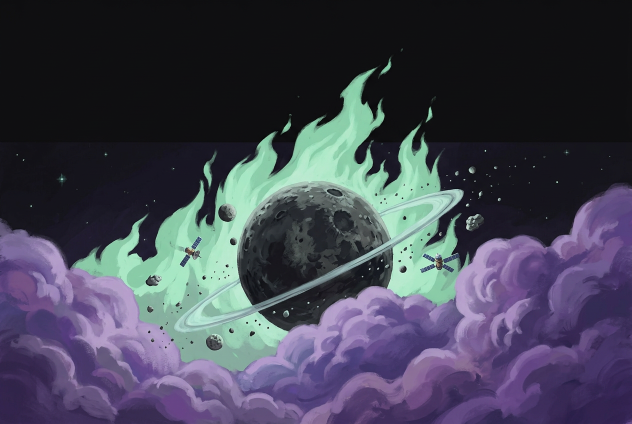
#> input picture assets/images/sky-src.png, 1264 x 848 px, found by its file name (shown at 1/2 size)
$ python build_assets.py
#> lines starting #> are read from the running program, lines starting #| are printed output that depends on the picture
#!/usr/bin/env python3
"""Build the Orbit background artwork assets:

  * assets/video/sky.mp4  1664x1248, 9 s, silent, seamless loop (slow push-in,
                          drifting moons, twinkling stars)
  * assets/images/sky.webp 1536x1024 still of the same artwork (poster/fallback)

The source is assets/images/sky-src.png, a painterly illustration whose pure
black sky band is cut off so the artwork line sits at y=499 of the 1248px frame
(i.e. right below the hero copy at 1563x1006).
"""
import math
import subprocess
import sys

import numpy as np
from PIL import Image, ImageFilter

ROOT = "/home/user/telegram-user-bot"
SRC = f"{ROOT}/assets/images/sky-src.png"
OUT_VIDEO = f"{ROOT}/assets/video/sky.mp4"
OUT_STILL = f"{ROOT}/assets/images/sky.webp"
FFMPEG = "ffmpeg"  # any ffmpeg build with libx264 (piped rawvideo in, h264 out)

W, H = 1664, 1248          # video frame, per spec
FPS = 25
DUR = 9.0                  # seconds
NFRAMES = int(FPS * DUR)   # 225
HORIZON = 499              # illustration line: black band is the top 40%
CROP_TOP = 150             # rows of the source kept (keeps the flame tips)
FADE = 205                 # rows of sky above the artwork line melted into black

# --------------------------------------------------------------- source art
src = Image.open(SRC).convert("RGB")
#> src is the input picture: PIL image 1264x848 RGB; mean R, G, B 66.6, 67.7, 82.5
art = src.crop((0, CROP_TOP, src.width, src.height))
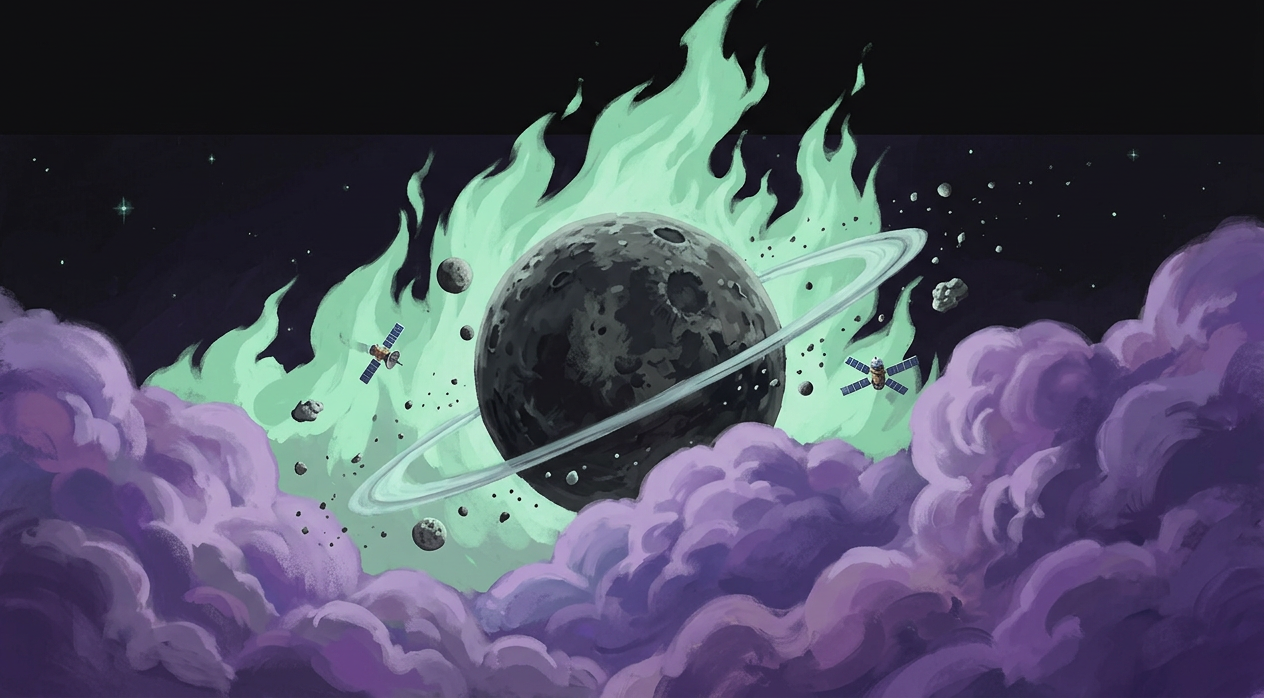
#> art: PIL image 1264x698 RGB; mean R, G, B 77.6, 79, 96.5
aw, ah = art.size                      # 1264 x 698
#> aw = 1264; ah = 698
# source row 296 (the artwork line) -> row 146 inside the crop
LINE_IN_CROP = 296 - CROP_TOP

# --- flatten the illustration's own horizontal sky bands (they leave seams) ---
def equalize_bands(img):
    """Smooth the row-wise background level so no band steps remain."""
    arr = np.asarray(img, dtype=np.float32)
    lum = arr.mean(axis=2)
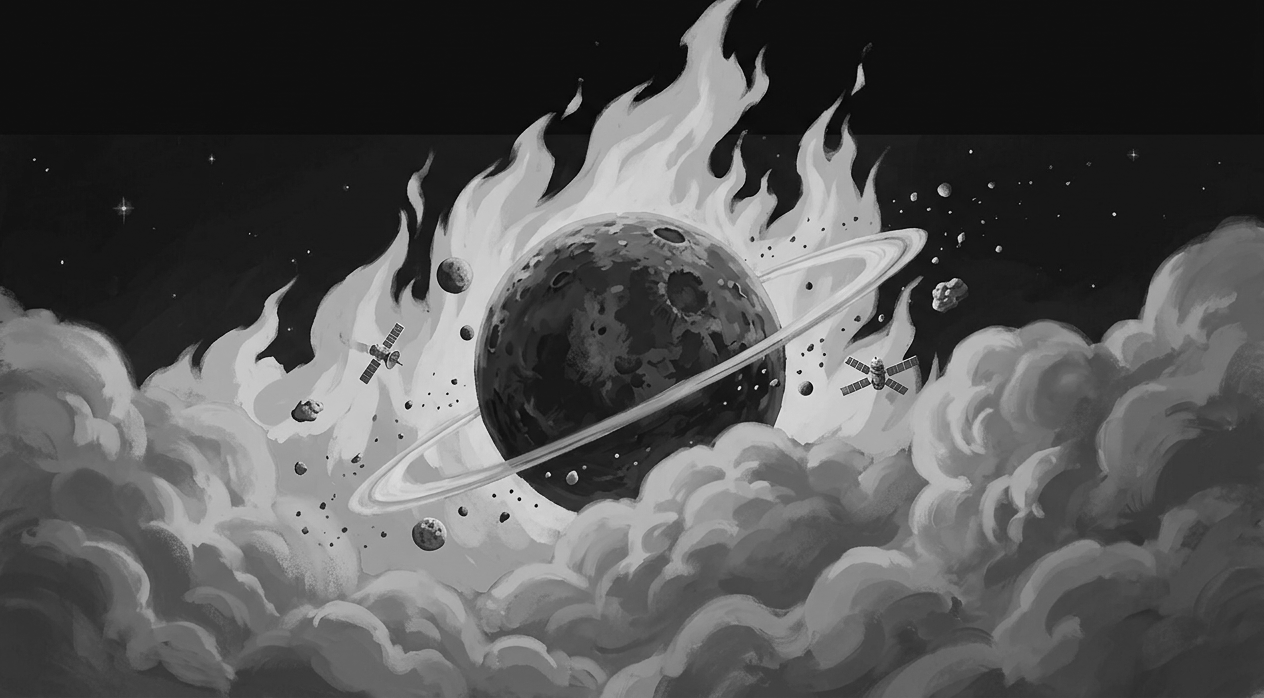
#> lum: shape (698, 1264) float32; min 0, max 251.7, mean 84.4
    bg = np.percentile(lum, 5, axis=1)
#> bg = 698 values, max 73 at index 558, min 13 at index 133, mean 33.76
    # wide moving average == step removal
    r = 40
    pad = np.pad(bg, r, mode="edge")
#> pad = 778 values, max 73 at index 598, min 13 at index 173, mean 33.97
    ker = np.ones(2 * r + 1, dtype=np.float32) / (2 * r + 1)
    smooth = np.convolve(pad, ker, mode="valid")
#> smooth = 698 values, max 64.53 at index 537, min 15.06 at index 93, mean 33.8
    delta = smooth - bg
#> delta = 698 values, max 7.9 at index 484, min -10.21 at index 558, mean 0.0404
    weight = np.clip(1.0 - lum / 110.0, 0.0, 1.0)
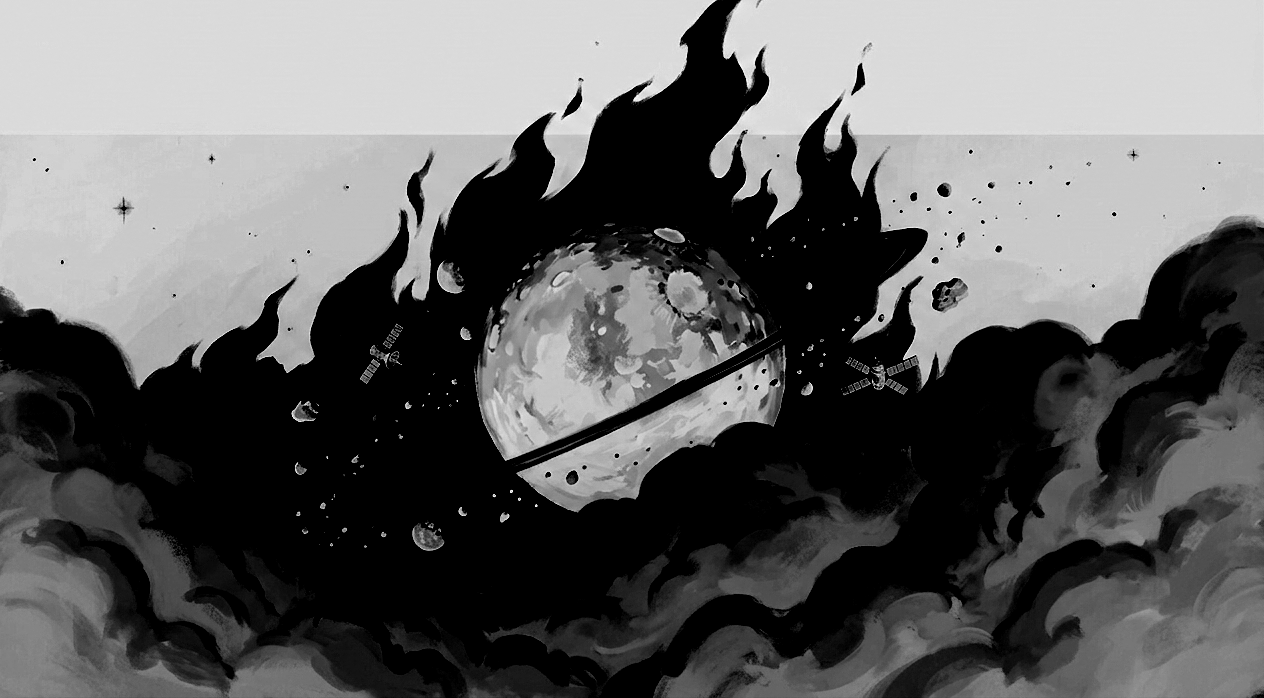
#> weight: shape (698, 1264) float32; min 0, max 1, mean 0.385
    return np.clip(arr + delta[:, None, None] * weight[..., None], 0, 255)


art = Image.fromarray(equalize_bands(art).astype(np.uint8))

rng = np.random.default_rng(20260929)

# ------------------------------------------------------------------- stars
stars = []
for _ in range(250):
    stars.append((
        rng.uniform(4, W - 4),                 # x
        rng.uniform(6, 474),                   # y (black band + a little below)
        float(rng.choice([1.0, 1.0, 1.3, 1.6, 2.0, 2.5])),   # radius
        float(rng.uniform(0.35, 1.0)),         # base brightness
        float(rng.choice([1.5, 1.8, 2.0, 2.25, 3.0])),       # period (divides 9s)
        float(rng.uniform(0, 2 * math.pi)),    # phase
        float(rng.uniform(0.25, 0.65)),        # twinkle depth
    ))
flares = [(float(rng.uniform(60, W - 60)), float(rng.uniform(30, 430))) for _ in range(4)]


def blob(radius, size=None):
    """Small soft additive sprite (float, peak 1)."""
    if size is None:
        size = max(3, int(math.ceil(radius * 6)) | 1)
    yy, xx = np.mgrid[0:size, 0:size]
    c = (size - 1) / 2
    d2 = (xx - c) ** 2 + (yy - c) ** 2
    return np.exp(-d2 / (2 * max(radius, 0.35) ** 2))


def flare_sprite(radius=2.0, length=11.0, size=41):
    """Star with a small cross flare."""
    yy, xx = np.mgrid[0:size, 0:size]
    c = (size - 1) / 2
    g = np.exp(-(((xx - c) ** 2 + (yy - c) ** 2)) / (2 * radius ** 2))
    hx = np.exp(-((yy - c) ** 2) / (2 * 0.5 ** 2)) * np.exp(-np.abs(xx - c) / (length * 0.35))
    hy = np.exp(-((xx - c) ** 2) / (2 * 0.5 ** 2)) * np.exp(-np.abs(yy - c) / (length * 0.35))
    return np.clip(g + 0.45 * (hx + hy), 0, 1.4)


def moon_sprite(size=72, seed=3):
    """Grey moon sprite with soft shading, returns float RGB."""
#> called with size = 26, seed = 3
    yy, xx = np.mgrid[0:size, 0:size]
    c = (size - 1) / 2
    r = size * 0.36
    d = np.sqrt((xx - c) ** 2 + (yy - c) ** 2)
    alpha = np.clip((r - d) / 1.4, 0, 1)
    nx, ny = (xx - c) / r, (yy - c) / r
    nz = np.sqrt(np.clip(1 - nx ** 2 - ny ** 2, 0, 1))
    lam = np.clip(0.42 - 0.55 * nx - 0.45 * ny + 0.85 * nz, 0, 1)
    shade = 0.30 + 0.70 * lam
    noise = Image.fromarray((np.clip(shade, 0, 1) * 255).astype(np.uint8))
    noise = noise.filter(ImageFilter.GaussianBlur(2.2))
    shade = np.asarray(noise, dtype=np.float32) / 255.0
    noise = np.asarray(Image.fromarray(
        np.clip(0.5 + 0.5 * rng.normal(size=(size, size)) * 0.16, 0, 1,
                ).__mul__(255).astype(np.uint8)).filter(ImageFilter.GaussianBlur(1.6)),
        dtype=np.float32) / 255.0
    tex = 0.80 + 0.40 * noise
    val = np.clip(shade * tex, 0, 1) * alpha * 0.72
    tint = np.array([0.82, 0.81, 0.88], dtype=np.float32)
    return val[..., None] * tint
#> returned value: shape (26, 26, 3) float64


moon_sprites = {26: moon_sprite(26, seed=3), 34: moon_sprite(34, seed=5),
                18: moon_sprite(18, seed=6)}
#> call 2 of moon_sprite, with size = 34, seed = 5
#> in moon_sprite (call 2), `yy, xx = np.mgrid[0:size, 0:size]`:
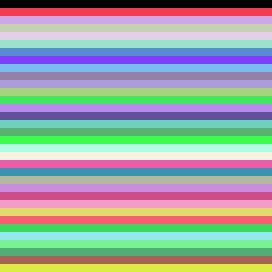
#> yy: shape (34, 34) int64 (shown 8 times larger); 34 distinct labels, from 0 to 33; one colour per label, 0 black
#> in moon_sprite (call 2), `lam = np.clip(0.42 - 0.55 * nx - 0.45 * ny + 0.85 * nz, 0, 1)`:
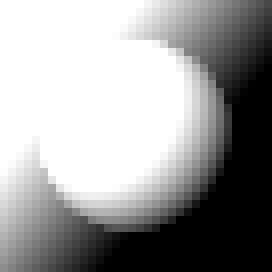
#> lam: shape (34, 34) float64 (shown 8 times larger); min 0, max 1, mean 0.612
#> in moon_sprite (call 2), `return val[..., None] * tint`:
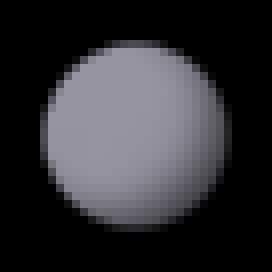
#> returned value: shape (34, 34, 3) float64 (shown 8 times larger); mean of channels 0, 1, 2 0.187, 0.185, 0.201; drawn as R, G, B
#> call 3 of moon_sprite, with size = 18, seed = 6
#> in moon_sprite (call 3), `noise = noise.filter(ImageFilter.GaussianBlur(2.2))`:
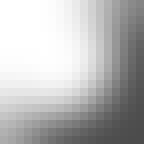
#> noise: PIL image 18x18 L (shown 8 times larger); min 76, max 255, mean 185.1
moons = [
    # (sprite size, anchor x, anchor y, drift x, drift y, period, phase)
    (34, W * 0.17, 150.0, 26.0, 9.0, 9.0, 0.0),
    (26, W * 0.80, 300.0, -22.0, 11.0, 9.0, 2.1),
    (18, W * 0.55, 88.0, 18.0, 6.0, 9.0, 4.3),
]


# [11 lines left out: function stamp, not called in this run]


def colorize(gray, rgb):
    return gray[..., None] * np.asarray(rgb, dtype=np.float32)


# pre-render star sprites (additive, white with a cool tint)
RADII = (1.0, 1.3, 1.6, 2.0, 2.5)
AMPS = (0.45, 0.55, 0.70, 0.85, 1.0)
star_sprites = [colorize(blob(r, size=max(9, int(math.ceil(r * 8)) | 1)),
                         (0.94, 0.96, 1.0)) for r in RADII]
star_lookup = {r: i for i, r in enumerate(RADII)}
flare = colorize(flare_sprite(), (0.96, 0.97, 1.0))

# ------------------------------------------------------------------ frames
# [43 lines left out: function render, not called in this run]


#> (the run stopped early here; a loop or call above may not have finished)

$ run again, with assets/images/sky.webp saved as assets/images/sky-src.png
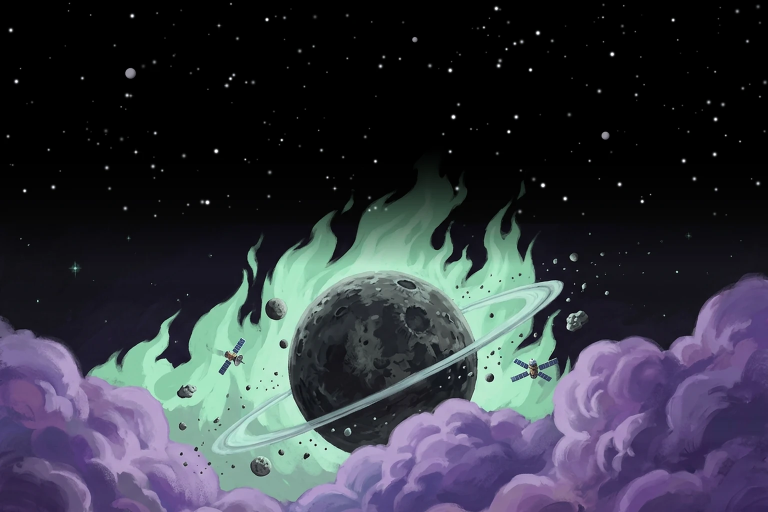
#> input picture assets/images/sky.webp, 1536 x 1024 px, found by its file name (shown at 1/2 size)
#> src is the input picture: PIL image 1536x1024 RGB; mean R, G, B 51.7, 54.2, 63.6
#> in equalize_bands, `lum = arr.mean(axis=2)`:
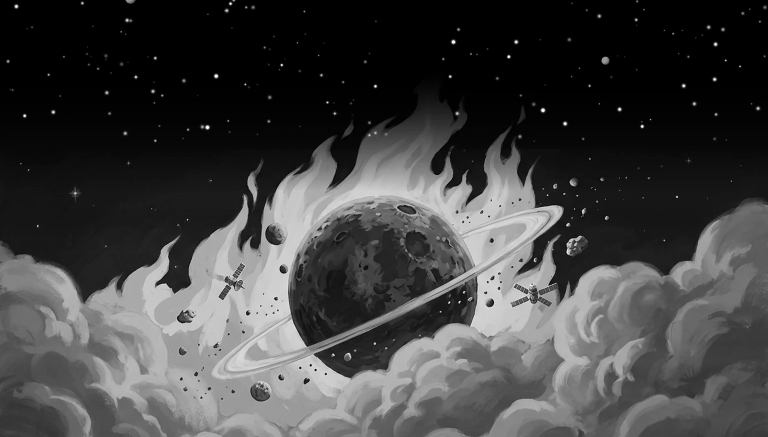
#> lum: shape (874, 1536) float32 (shown at 1/2 size); min 0, max 255, mean 66
#> bg = 874 values, max 69.33 at index 802, min 0 at index 0, mean 22.83
#> pad = 954 values, max 69.33 at index 842, min 0 at index 0, mean 23.33
#> smooth = 874 values, max 63.93 at index 787, min 0 at index 0, mean 22.82
#> delta = 874 values, max 4.5 at index 724, min -6.73 at index 753, mean -0.0109
#> in equalize_bands, `weight = np.clip(1.0 - lum / 110.0, 0.0, 1.0)`:
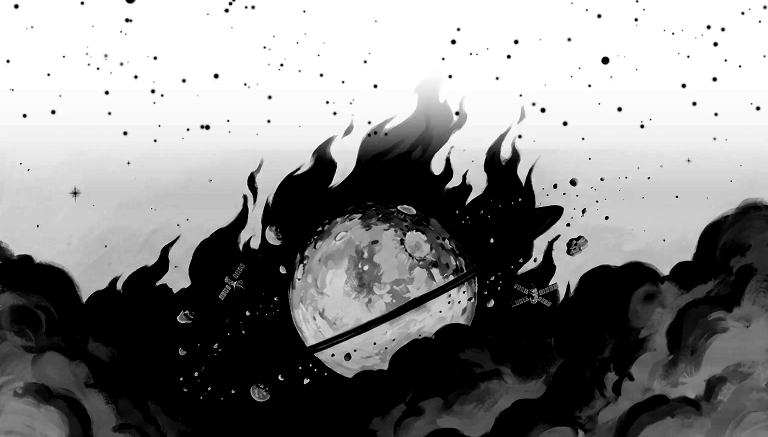
#> weight: shape (874, 1536) float32 (shown at 1/2 size); min 0, max 1, mean 0.53
#> yy: shape (34, 34) int64; 34 distinct labels, from 0 to 33
#> val: shape (34, 34) float64
